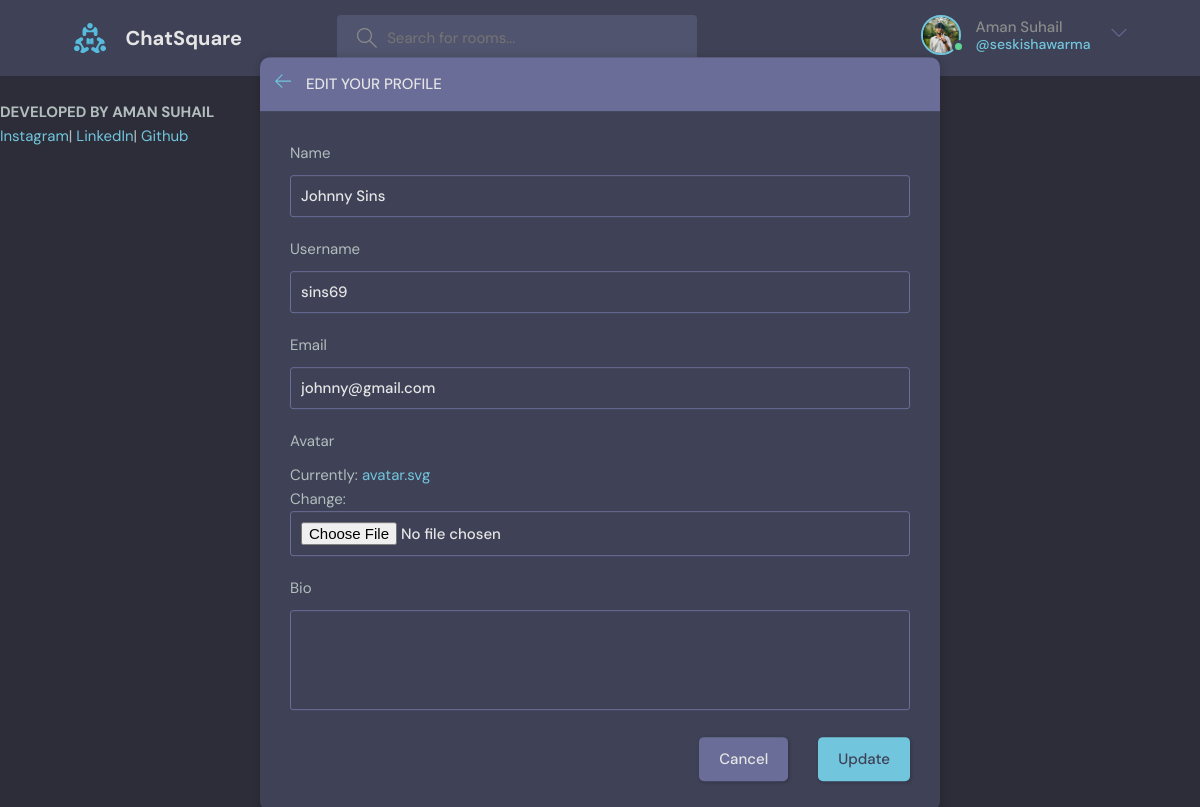
Screenshot of /edit-profile/2/ (signed in) with the database file from the repository.
### base/models.py (models this page shows)
class User(AbstractUser):
    name = models.CharField(max_length=50)
    email = models.EmailField(unique=True)
    bio = models.TextField(null=True, blank=True)
    avatar = models.ImageField(null=True, default='avatar.svg')
    USERNAME_FIELD = 'email'
    REQUIRED_FIELDS = ['username', 'name']

### base/views.py (the view, shortened to what this page needs)
# urls.py: path('edit-profile/<str:pk>/',views.editProfile, name='edit-profile'),
@login_required(login_url='/login')
def editProfile(request, pk):
    user = User.objects.get(id=pk)
    form = UserForm(instance=user)
    context = {'form':form}
    return render(request, 'base/editProfile.html', context)

### base/forms.py
class UserForm(ModelForm):
    class Meta:
        model = User
        fields = ['name', 'username', 'email', 'avatar', 'bio']

### base/templates/base/editProfile.html (shortened to what this page needs)
{% extends 'main.html' %}
{% block content %}
    <main class="update-account layout">
        <div class="container">
            <div class="layout__box">
                <div class="layout__boxHeader">
                    <div class="layout__boxTitle">
                        <a href="{{request.META.HTTP_REFERER}}">
                            <svg version="1.1" xmlns="http://www.w3.org/2000/svg" width="32" height="32"
                                viewBox="0 0 32 32">
                                <title>arrow-left</title>
                                <path
                                    d="M13.723 2.286l-13.723 13.714 13.719 13.714 1.616-1.611-10.96-10.96h27.625v-2.286h-27.625l10.965-10.965-1.616-1.607z">
                                </path>
                            </svg>
                        </a>
                        <h3>Edit your profile</h3>
                    </div>
                </div>
                <div class="layout__body">
                    <form class="form" action="" method="POST" enctype="multipart/form-data">
                        {% for field in form %}
                        <div class="form__group">
                            <label for="{{field.label}}">{{field.label}}</label>
                            {{field}}
                        </div>
                        {% endfor %}
                        <div class="form__action">
                            <a class="btn btn--dark" href="{% url 'profile' request.user.id %}">Cancel</a>
                            <button class="btn btn--main" type="submit">Update</button>
                        </div>
                    </form>
                </div>
            </div>
        </div>
    </main>
{% endblock %}

### templates/navbar.html (shortened to what this page needs)
{% load static %}
<header class="header header--loggedIn">
    <div class="container">
      <a href="{% url 'home' %}" class="header__logo">
        <img src="{% static 'images/logo.svg' %}" />
        <h1>ChatSquare</h1>
      </a>
      <form class="header__search" method="GET" action="{% url 'home' %}">
        <label>
          <input placeholder="Search for rooms..." name="q"/>
        </label>
      </form>
      <nav class="header__menu">
        {% if request.user.is_authenticated %}
        <div class="header__user">
          <a href="{% url 'profile' request.user.id %}">
            <div class="avatar avatar--medium active">
              <img src="{{request.user.avatar.url}}" />
            </div>
            <p>{{request.user.name}} <span>@{{request.user.username}}</span></p>
          </a>
          <button class="dropdown-button">
            <svg version="1.1" xmlns="http://www.w3.org/2000/svg" width="32" height="32" viewBox="0 0 32 32">
              <title>chevron-down</title>
              <path d="M16 21l-13-13h-3l16 16 16-16h-3l-13 13z"></path>
            </svg>
          </button>
        </div>
        {% else %}
        <a href="{% url 'login' %}">
          <img src="{% static 'images/avatar.svg' %}" />
          <p>Login</p>
        </a>
        {% endif %}
      </nav>
    </div>
  </header>

### rows the page displays
User: user.avatar (picture), user.name "Aman Suhail", user.username "seskishawarma"
User: form "Johnny Sins" "sins69" "johnny@gmail.com"

### other values shown
{{ field.label }} "Name" "Username" "Email" "Avatar" "Bio"
